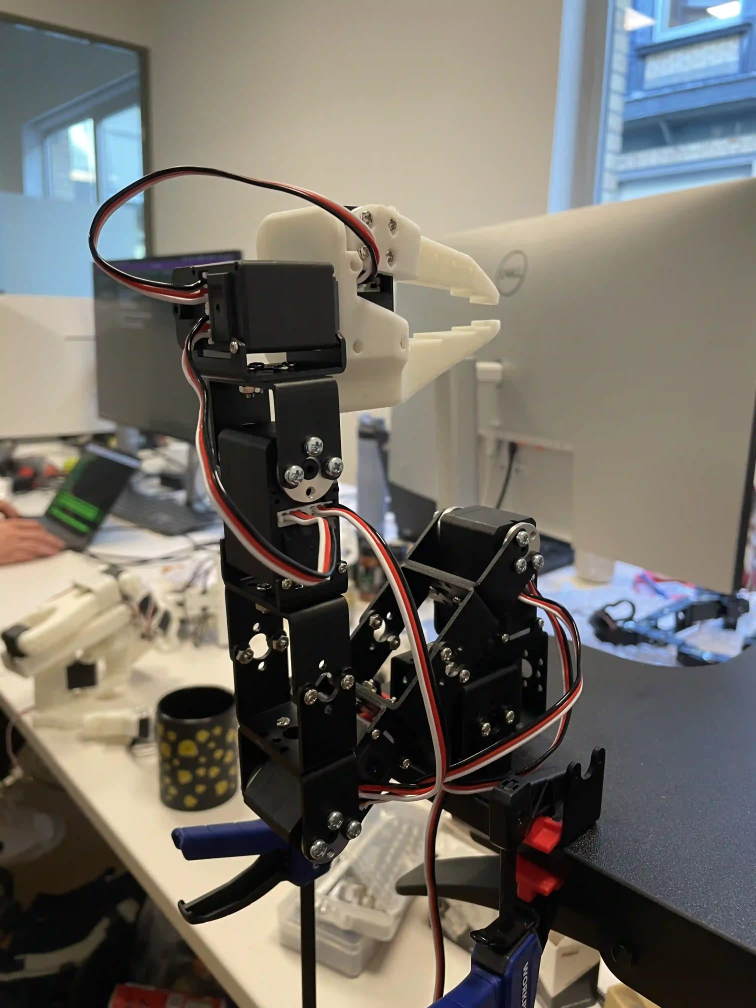
#> input picture media/moss/follower_initial.webp, 3024 x 4032 px (shown at 1/4 size)
$ python -i vision.py   (imports and definitions only)
#> lines starting #> are read from the running program, lines starting #| are printed output that depends on the picture; after the words box and inside, x2 and y2 are one past the last pixel; in counts of white or black regions, pixels touching at a corner belong together
from pathlib import Path

import cv2
import numpy as np


def segment_hsv(img) -> tuple[np.ndarray, np.ndarray]:
    # Preprocess.
    img_orig = img.copy()
    hsv = cv2.cvtColor(img, cv2.COLOR_RGB2HSV)
#> hsv: shape (4032, 3024, 3); mean H, S, V 43.9, 63, 121.8

    # Segment with HSV bounds.
    # Red color #da2e35 in HSV space
    # Note: OpenCV H range is 0-180 (not 0-360), S and V are 0-255
    mask = (
        (
            # Red can wrap around the hue circle, so we need two ranges
            (
                ((hsv[..., 0] >= 0) & (hsv[..., 0] <= 10)) |  # Lower red range
                ((hsv[..., 0] >= 170) & (hsv[..., 0] <= 180))  # Upper red range
            )
            & (hsv[..., 1] >= 150)  # Minimum saturation
            & (hsv[..., 2] >= 150)  # Minimum value
            & (hsv[..., 2] <= 255)  # Maximum value
        )
        * 255
    ).astype(np.uint8)
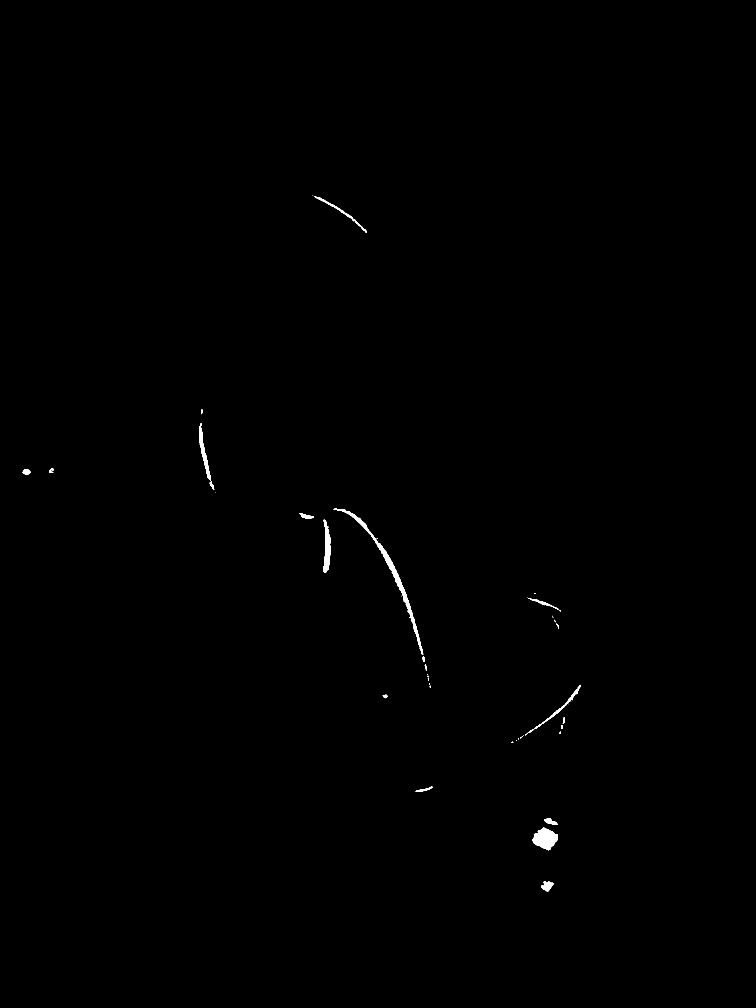
#> mask: shape (4032, 3024) (shown at 1/4 size); 0.24% white; 85 white regions (55 under 20 px), largest, box (x1, y1, x2, y2) and area: (1334, 2033, 1693, 2619) 8606, (2130, 3310, 2232, 3401) 5882, (1294, 2079, 1323, 2291) 3461
    if np.count_nonzero(mask) == 0:
        return mask, img_orig

    # Keep the largest area.
    _, labels, stats, _ = cv2.connectedComponentsWithStats(mask)
#> labels: shape (4032, 3024) int32; 86 distinct labels, from 0 to 85
#> stats = 86 rows, first 6: [0, 0, 3024, 4032, 12163092], [1249, 781, 1, 1, 1], [1251, 781, 1, 1, 1], [1255, 783, 1, 1, 1], [1257, 784, 210, 148, 1519], [806, 1636, 3, 21, 52]
    areas = stats[1:, cv2.CC_STAT_AREA]
#> areas = 85 values, max 8606 at index 9, min 1 at index 0, mean 349.1
    keep = np.argmax(areas)
#> keep = 9
    mask *= 0
#> mask: shape (4032, 3024); every value is 0
    mask[labels == keep + 1] = 255
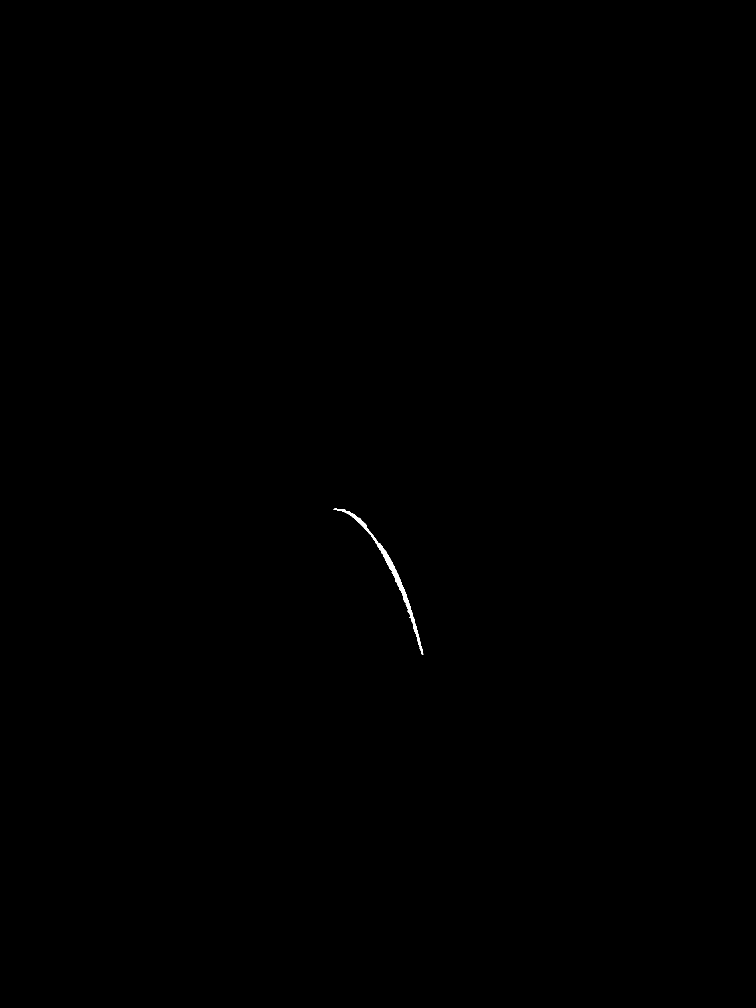
#> mask: shape (4032, 3024) (shown at 1/4 size); 0.07% white; 1 white region, box (x1, y1, x2, y2) and area: (1334, 2033, 1693, 2619) 8606

    # Keep the convex hull.
    hull = cv2.convexHull(cv2.findNonZero(mask))
#> hull = contour of 37 points, box (x1, y1, x2, y2) (1334, 2033, 1693, 2619), area 43431
    mask = cv2.drawContours(mask, [hull], 0, 255, -1)
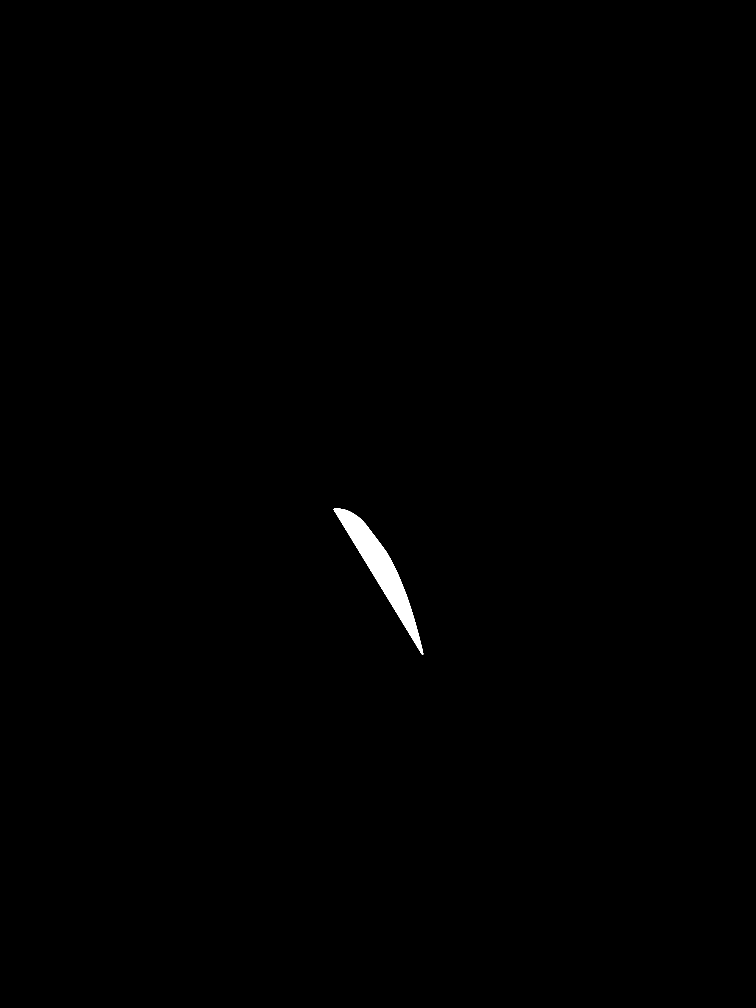
#> mask: shape (4032, 3024) (shown at 1/4 size); 0.36% white; 1 white region, box (x1, y1, x2, y2) and area: (1334, 2033, 1693, 2619) 44034

    annotated_image = cv2.drawContours(img_orig, [hull], 0, 255, 1)

    return (mask > 0).astype(bool), annotated_image


class GoalSetter:
    # [27 lines left out: functions __init__, from_mask_file, _draw_callback, not called in this run]

    def _stroke_size_down_key_callback(self):
        """Decrease the stroke size for all drawing tools by a factor of 2."""
        self._stroke_radius = max(1, self._stroke_radius // 2)

    def _stroke_size_up_key_callback(self):
        """Increase the stroke size for all drawing tools by a factor of 2."""
        self._stroke_radius = min(50, self._stroke_radius * 2)

    # [18 lines left out: functions _imshow, set_image, not called in this run]

    def _quit_key_callback(self):
        self._quit = True

    def get_goal_mask(self) -> np.ndarray:
        return (self._mask > 0).astype(bool)

    def save_goal_mask(self, fp: Path | str):
        np.save(str(fp), self._mask)

    # [15 lines left out: function run, not called in this run]

>>> import cv2
>>> picture = cv2.cvtColor(cv2.imread('../../media/moss/follower_initial.webp'), cv2.COLOR_BGR2RGB)
>>> result = segment_hsv(picture)

$ run again, on media/moss/leader_rotated.webp
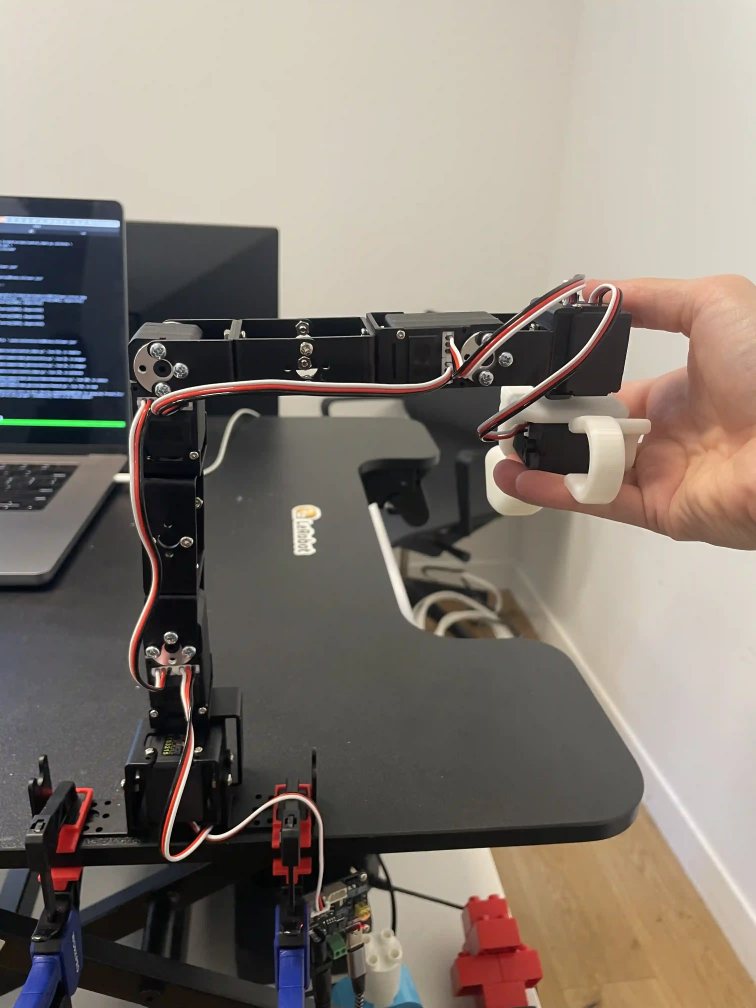
#> input picture media/moss/leader_rotated.webp, 3024 x 4032 px (shown at 1/4 size)
#> hsv: shape (4032, 3024, 3); mean H, S, V 37.7, 45, 135.2
#> in segment_hsv, `mask = ( (`:
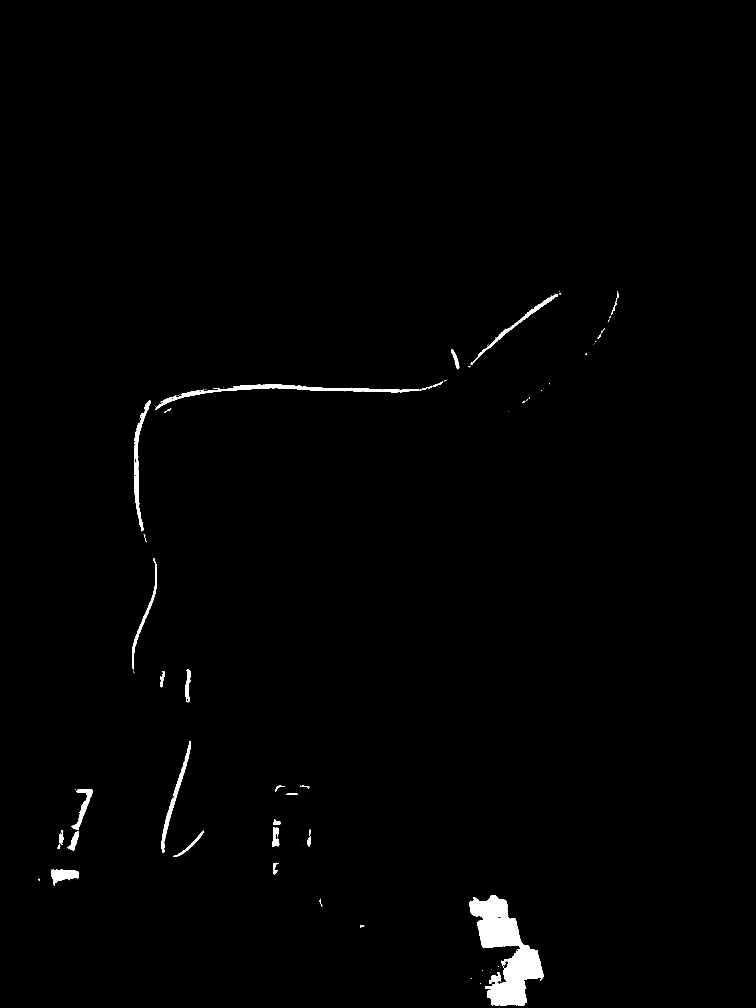
#> mask: shape (4032, 3024) (shown at 1/4 size); 0.9% white; 137 white regions (98 under 20 px), largest, box (x1, y1, x2, y2) and area: (1877, 3581, 2174, 4024) 59267, (622, 1538, 1687, 1639) 11831, (537, 1602, 602, 2125) 6566
#> labels: shape (4032, 3024) int32; 138 distinct labels, from 0 to 137
#> stats = 138 rows, first 6: [0, 0, 3024, 4032, 12083206], [2236, 1163, 3, 2, 3], [2234, 1165, 1, 1, 1], [2469, 1164, 2, 3, 4], [2444, 1169, 30, 92, 337], [2237, 1172, 7, 5, 23]
#> areas = 137 values, max 59267 at index 124, min 1 at index 1, mean 799.7
#> keep = 124
#> hull = contour of 24 points, box (x1, y1, x2, y2) (1877, 3581, 2174, 4024), area 87856
#> in segment_hsv, `mask = cv2.drawContours(mask, [hull], 0, 255, -1)`:
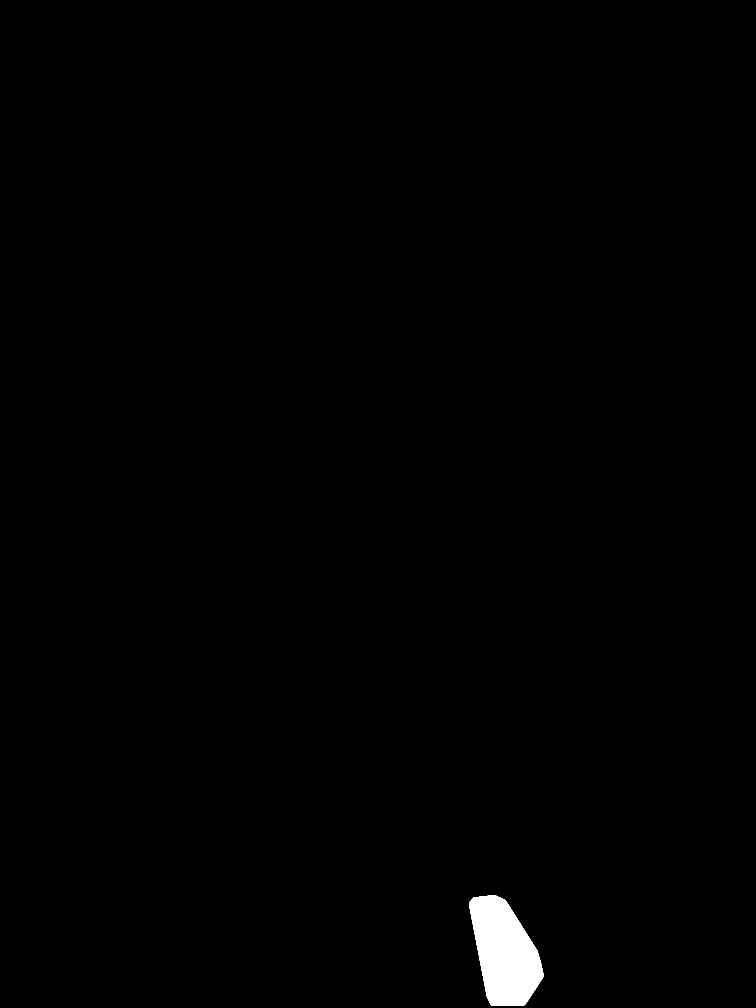
#> mask: shape (4032, 3024) (shown at 1/4 size); 0.73% white; 1 white region, box (x1, y1, x2, y2) and area: (1877, 3581, 2174, 4024) 88409
